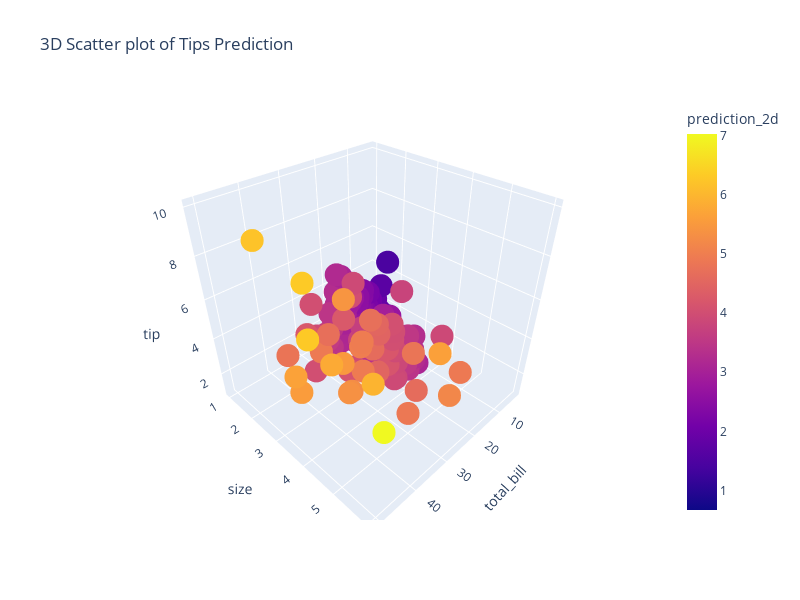

Write notebook code for a chart like this one.
### Code cell
px.scatter_3d(data, x="total_bill", y="size", z="tip", color="prediction_2d", title="3D Scatter plot of Tips Prediction", width=800, height=600)

### Figure 1 — Plotly figure (JSON) as saved in the notebook; plotly's stock layout.template omitted (floating-point values rounded to 4 significant figures; data arrays with more than 128 entries replaced by an {"elided": "..."} marker saying what was removed)
{"data": [{"hovertemplate": "total_bill=%{x}<br>size=%{y}<br>tip=%{z}<br>prediction_2d=%{marker.color}<extra></extra>", "legendgroup": "", "marker": {"color": {"elided": "244 float values"}, "coloraxis": "coloraxis", "symbol": "circle"}, "mode": "markers", "name": "", "scene": "scene", "showlegend": false, "type": "scatter3d", "x": {"elided": "244 float values"}, "y": {"elided": "244 int values"}, "z": {"elided": "244 float values"}}], "layout": {"coloraxis": {"colorbar": {"title": {"text": "prediction_2d"}}, "colorscale": [[0, "#0d0887"], [0.1111, "#46039f"], [0.2222, "#7201a8"], [0.3333, "#9c179e"], [0.4444, "#bd3786"], [0.5556, "#d8576b"], [0.6667, "#ed7953"], [0.7778, "#fb9f3a"], [0.8889, "#fdca26"], [1, "#f0f921"]]}, "height": 600, "legend": {"tracegroupgap": 0}, "scene": {"domain": {"x": [0, 1], "y": [0, 1]}, "xaxis": {"title": {"text": "total_bill"}}, "yaxis": {"title": {"text": "size"}}, "zaxis": {"title": {"text": "tip"}}}, "title": {"text": "3D Scatter plot of Tips Prediction"}, "width": 800}}
